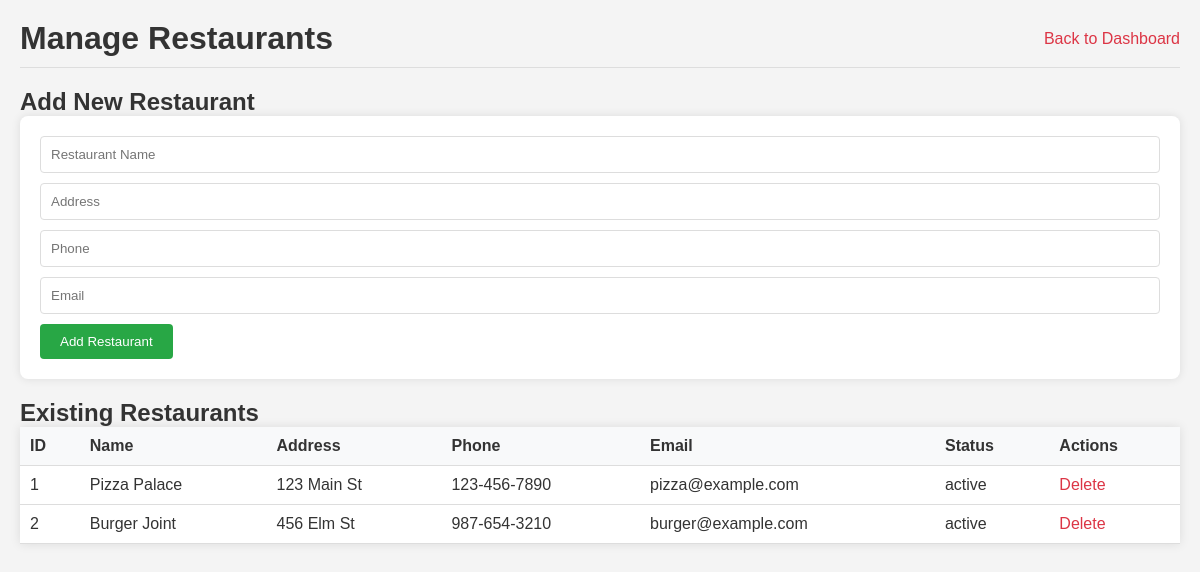
The app's page /pages/manage_restaurants.php (signed in) with its own data.
### tables this page shows
CREATE TABLE restaurants (
    id INT AUTO_INCREMENT PRIMARY KEY,
    name VARCHAR(100) NOT NULL,
    address TEXT,
    phone VARCHAR(20),
    email VARCHAR(100),
    status ENUM('active', 'inactive') DEFAULT 'active',
    created_at TIMESTAMP DEFAULT CURRENT_TIMESTAMP
);

### pages/manage_restaurants.php (the view, shortened to what this page needs)
<?php
include '../config/db.php';
$result = $conn->query("SELECT * FROM restaurants");
?>
<!DOCTYPE html>
<html lang="en">
<head>
    <link rel="stylesheet" href="../assets/style.css">
</head>
<body>
    <div class="dashboard">
        <header>
            <h1>Manage Restaurants</h1>
            <a href="dashboard.php">Back to Dashboard</a>
        </header>
        <main>
            <h2>Add New Restaurant</h2>
            <form method="POST" action="">
                <input type="text" name="name" placeholder="Restaurant Name" required>
                <input type="text" name="address" placeholder="Address" required>
                <input type="text" name="phone" placeholder="Phone" required>
                <input type="email" name="email" placeholder="Email" required>
                <button type="submit" name="add_restaurant">Add Restaurant</button>
            </form>
            <h2>Existing Restaurants</h2>
            <table>
                <tr>
                    <th>ID</th>
                    <th>Name</th>
                    <th>Address</th>
                    <th>Phone</th>
                    <th>Email</th>
                    <th>Status</th>
                    <th>Actions</th>
                </tr>
                <?php while ($row = $result->fetch_assoc()): ?>
                <tr>
                    <td><?php echo $row['id']; ?></td>
                    <td><?php echo $row['name']; ?></td>
                    <td><?php echo $row['address']; ?></td>
                    <td><?php echo $row['phone']; ?></td>
                    <td><?php echo $row['email']; ?></td>
                    <td><?php echo $row['status']; ?></td>
                    <td><a href="?delete=<?php echo $row['id']; ?>" onclick="return confirm('Are you sure?')">Delete</a></td>
                </tr>
                <?php endwhile; ?>
            </table>
        </main>
    </div>
</body>
</html>

### assets/style.css (style rules this page uses)
* { margin: 0; padding: 0; box-sizing: border-box; }
body { font-family: Arial, sans-serif; background-color: #f4f4f4; color: #333; }
.dashboard { max-width: 1200px; margin: 0 auto; padding: 20px; }
header { display: flex; justify-content: space-between; align-items: center; margin-bottom: 20px; padding-bottom: 10px; border-bottom: 1px solid #ddd; }
form { background: white; padding: 20px; border-radius: 8px; box-shadow: 0 0 10px rgba(0,0,0,0.1); margin-bottom: 20px; }
form input, form select, form textarea { width: 100%; padding: 10px; margin-bottom: 10px; border: 1px solid #ddd; border-radius: 4px; }
form button { padding: 10px 20px; background: #28a745; color: white; border: none; border-radius: 4px; cursor: pointer; }
table { width: 100%; border-collapse: collapse; background: white; box-shadow: 0 0 10px rgba(0,0,0,0.1); }
table th, table td { padding: 10px; text-align: left; border-bottom: 1px solid #ddd; }
table th { background: #f8f9fa; }
a { color: #dc3545; text-decoration: none; }

### records on screen
restaurants: id "1", name "Pizza Palace", address "123 Main St", phone "123-456-7890", email "pizza@example.com", status "active"
restaurants: id "2", name "Burger Joint", address "456 Elm St", phone "987-654-3210", email "burger@example.com", status "active"
